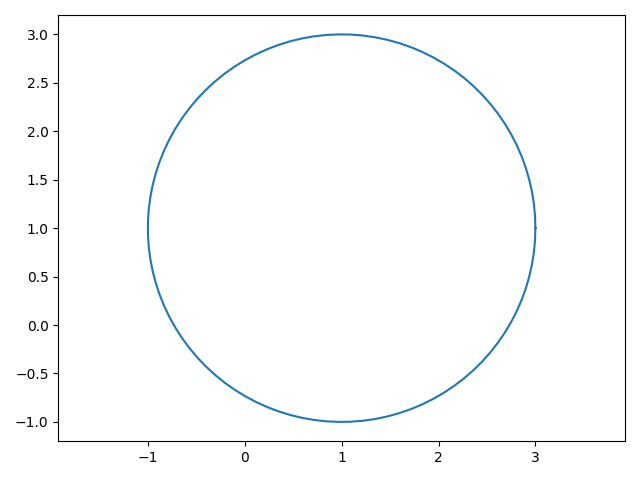

This chart was generated by the following Python code:
import matplotlib.pyplot as plt
import numpy as np

# Plot circle of radius 3.

an = np.linspace(0, 2 * np.pi, 100)
fig, axs = plt.subplots()

axs.plot(1 + 2 * np.cos(an), 1 + 2 * np.sin(an))
axs.axis('equal')

fig.tight_layout()

plt.savefig("test.png")
plt.show()
